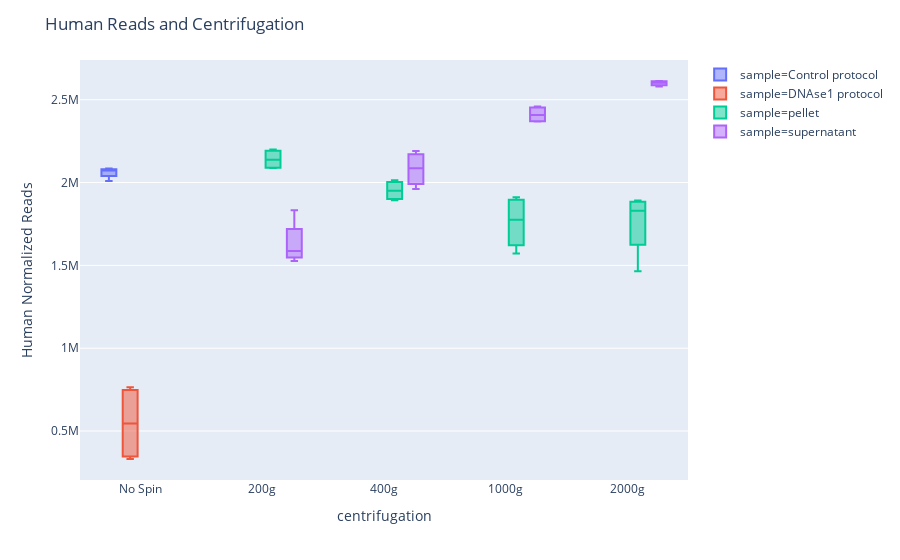

Here is the notebook cell this chart was saved with:
### Code cell
fig_t7 = px.box(merged, x='centrifugation', y='Human', color='sample',
                labels={'Human': 'Human Normalized Reads'})
fig_t7.update_layout(height=700, title='Human Reads and Centrifugation')
fig_t7.show()

### Figure 1 — Plotly figure (JSON) as saved in the notebook; plotly's stock layout.template omitted (floating-point values rounded to 4 significant figures)
{"data": [{"alignmentgroup": "True", "hoverlabel": {"namelength": 0}, "hovertemplate": "sample=Control protocol<br>centrifugation=%{x}<br>Human Normalized Reads=%{y}", "legendgroup": "sample=Control protocol", "marker": {"color": "#636efa"}, "name": "sample=Control protocol", "notched": false, "offsetgroup": "sample=Control protocol", "orientation": "v", "showlegend": true, "type": "box", "x": ["No Spin", "No Spin", "No Spin", "No Spin"], "x0": " ", "xaxis": "x", "y": [2071000.0, 2076000.0, 2009000.0, 2084000.0], "y0": " ", "yaxis": "y"}, {"alignmentgroup": "True", "hoverlabel": {"namelength": 0}, "hovertemplate": "sample=DNAse1 protocol<br>centrifugation=%{x}<br>Human Normalized Reads=%{y}", "legendgroup": "sample=DNAse1 protocol", "marker": {"color": "#EF553B"}, "name": "sample=DNAse1 protocol", "notched": false, "offsetgroup": "sample=DNAse1 protocol", "orientation": "v", "showlegend": true, "type": "box", "x": ["No Spin", "No Spin", "No Spin", "No Spin"], "x0": " ", "xaxis": "x", "y": [331100.0, 361200.0, 729200.0, 764600.0], "y0": " ", "yaxis": "y"}, {"alignmentgroup": "True", "hoverlabel": {"namelength": 0}, "hovertemplate": "sample=pellet<br>centrifugation=%{x}<br>Human Normalized Reads=%{y}", "legendgroup": "sample=pellet", "marker": {"color": "#00cc96"}, "name": "sample=pellet", "notched": false, "offsetgroup": "sample=pellet", "orientation": "v", "showlegend": true, "type": "box", "x": ["200g", "200g", "200g", "200g", "400g", "400g", "400g", "400g", "1000g", "1000g", "1000g", "1000g", "2000g", "2000g", "2000g", "2000g"], "x0": " ", "xaxis": "x", "y": [2091000.0, 2088000.0, 2199000.0, 2184000.0, 1908000.0, 1893000.0, 1992000.0, 2013000.0, 1572000.0, 1671000.0, 1911000.0, 1881000.0, 1465000.0, 1783000.0, 1878000.0, 1891000.0], "y0": " ", "yaxis": "y"}, {"alignmentgroup": "True", "hoverlabel": {"namelength": 0}, "hovertemplate": "sample=supernatant<br>centrifugation=%{x}<br>Human Normalized Reads=%{y}", "legendgroup": "sample=supernatant", "marker": {"color": "#ab63fa"}, "name": "sample=supernatant", "notched": false, "offsetgroup": "sample=supernatant", "orientation": "v", "showlegend": true, "type": "box", "x": ["200g", "200g", "200g", "200g", "400g", "400g", "400g", "400g", "1000g", "1000g", "1000g", "1000g", "2000g", "2000g", "2000g", "2000g"], "x0": " ", "xaxis": "x", "y": [1604000.0, 1833000.0, 1527000.0, 1569000.0, 2153000.0, 2190000.0, 2019000.0, 1962000.0, 2459000.0, 2446000.0, 2371000.0, 2369000.0, 2595000.0, 2613000.0, 2579000.0, 2609000.0], "y0": " ", "yaxis": "y"}], "layout": {"autosize": true, "boxmode": "group", "legend": {"tracegroupgap": 0}, "margin": {"t": 60}, "title": {"text": "Human Reads and Centrifugation"}, "xaxis": {"anchor": "y", "autorange": true, "domain": [0, 1], "range": [-0.5, 4.5], "title": {"text": "centrifugation"}, "type": "category"}, "yaxis": {"anchor": "x", "autorange": true, "domain": [0, 1], "range": [204300.0, 2740000.0], "title": {"text": "Human Normalized Reads"}, "type": "linear"}}}
